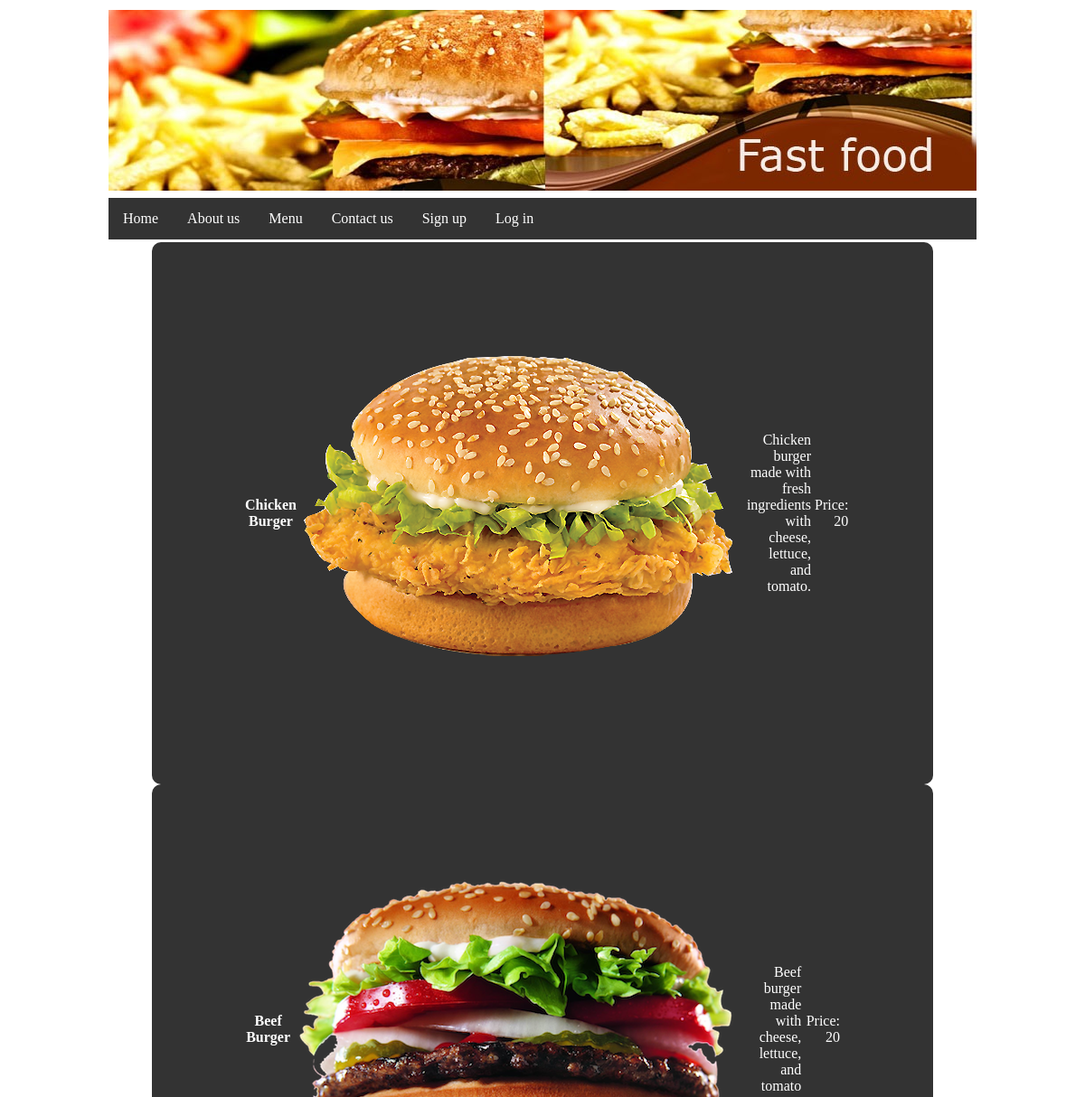
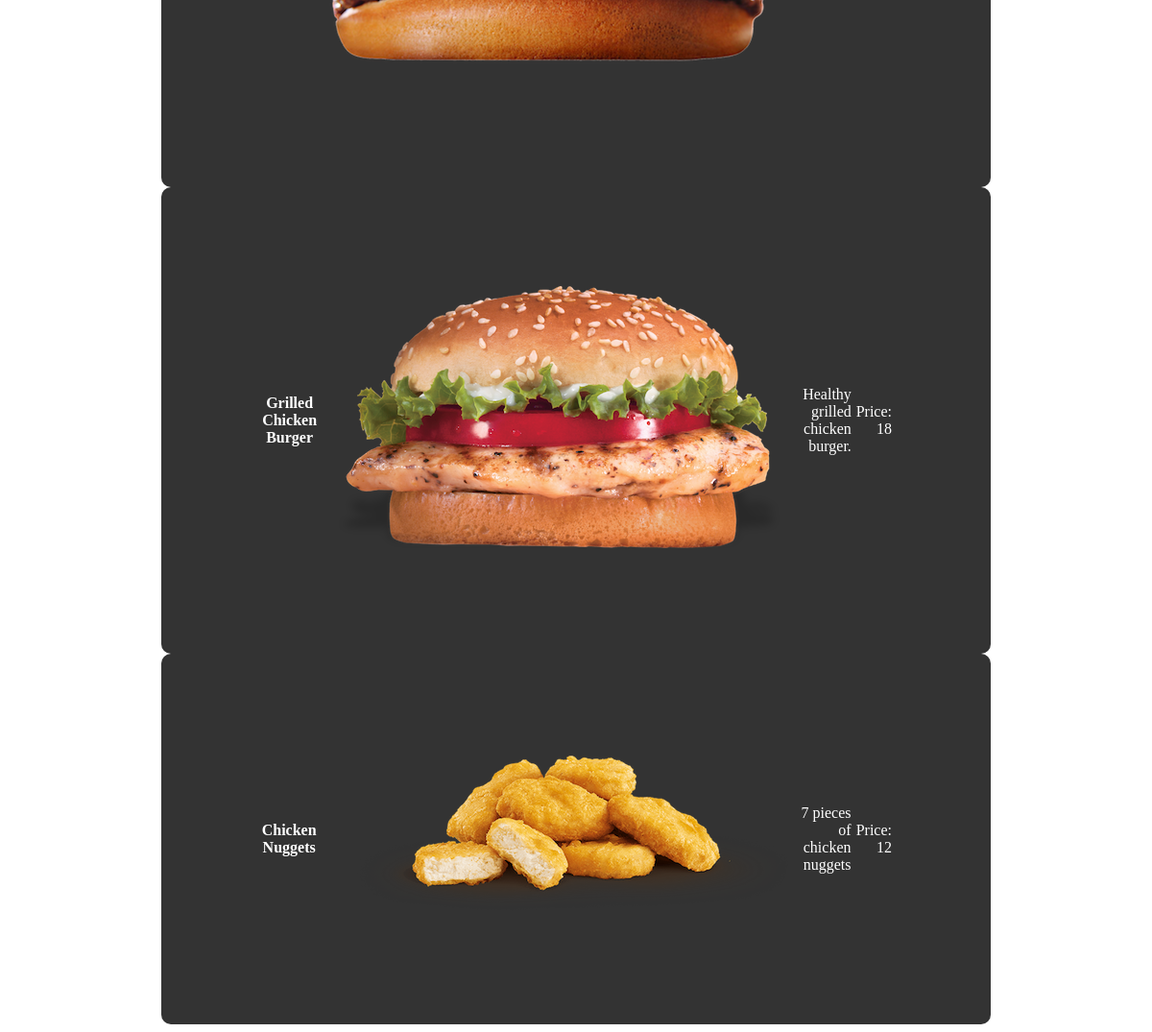
Screenshot of /food.php with the database file from the repository (2 pictures, top to bottom).
### tables this page shows
CREATE TABLE `food` (
  `id` int(4) NOT NULL,
  `name` varchar(100) NOT NULL,
  `description` varchar(200) NOT NULL,
  `price` int(2) NOT NULL,
  `pic` varchar(100) NOT NULL
);

### food.php (the view, shortened to what this page needs)
<!DOCTYPE html>
<html>
<head>
    <link href="style.css" rel="stylesheet" type="text/css" />
</head>
    <body>
<?php include 'nav.php';
        $q = mysql_query("select name, pic, description, price from food");
        $Row = mysql_fetch_row($q);
        do {
            echo "<div class=main><table align=center><tr><th>{$Row[0]} </th>
                  <td><img src={$Row[1]}> </td>
                  <td align='right'>{$Row[2]}  </td>
                  <td align='right'>Price: {$Row[3]} </td></tr></table></div>";
                  $Row = mysql_fetch_row($q);
        } while ($Row);
        ?>
    </body>
</html>

### nav.php (shortened to what this page needs)
<!DOCTYPE html>
<html>
<head>
</head>
   <link href="style.css" rel="stylesheet" type="text/css" />
<body>
<table align="center"  style="width: 960px; ">
        <tr>
        <td>
        <a href="index.php"><img alt="" src="img/hedar.jpg" /></a></td>
        </tr>
        <tr>
        <td>
<ul>
  <li><a href="index.php">Home</a></li>
  <li><a href="aboutus.php">About us</a></li>
  <li class="dropdown">
    <a href="#" class="dropbtn">Menu</a>
  </li>
<li><a href="contact.php">Contact us</a></li>
    <li><a href="Signup.php">Sign up</a></li>
    <li><a href="login.php">Log in</a></li>
</ul>
            </td>
    </tr></table>
    </body></html>

### style.css (style rules this page uses)
ul { list-style-type: none; margin: 0; padding: 0; overflow: hidden; background-color: #333; }
li { float: left; }
li a, .dropbtn { display: inline-block; color: white; text-align: center; padding: 14px 16px; text-decoration: none; }
li.dropdown { display: inline-block; }
.main { color: white; padding: 100px; background: #333; margin-left: 160px; margin-right: 160px; border-radius: 10px; }
a { color: white; }

### rows the page displays
food: name "Chicken Burger", pic (picture), description "Chicken burger made with fresh ingredients with cheese, lettuce, and tomato.", price "20"
food: name "Beef Burger", pic (picture), description "Beef burger made with cheese, lettuce, and tomato", price "20"
food: name "Grilled Chicken Burger", pic (picture), description "Healthy grilled chicken burger.", price "18"
food: name "Chicken Nuggets", pic (picture), description "7 pieces of chicken nuggets", price "12"
